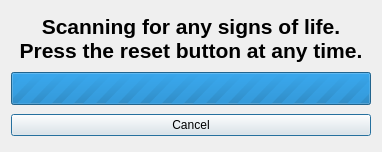
<?xml version="1.0" encoding="UTF-8"?>
<ui version="4.0">
 <class>ArduboyRecovery</class>
 <widget class="QDialog" name="ArduboyRecovery">
  <property name="geometry">
   <rect>
    <x>0</x>
    <y>0</y>
    <width>382</width>
    <height>152</height>
   </rect>
  </property>
  <property name="windowTitle">
   <string>Arduboy Recovery</string>
  </property>
  <layout class="QVBoxLayout" name="verticalLayout">
   <item>
    <widget class="QLabel" name="label">
     <property name="sizePolicy">
      <sizepolicy hsizetype="Preferred" vsizetype="Fixed">
       <horstretch>0</horstretch>
       <verstretch>0</verstretch>
      </sizepolicy>
     </property>
     <property name="font">
      <font>
       <pointsize>16</pointsize>
       <weight>75</weight>
       <bold>true</bold>
      </font>
     </property>
     <property name="text">
      <string>Scanning for any signs of life.
Press the reset button at any time.</string>
     </property>
     <property name="alignment">
      <set>Qt::AlignCenter</set>
     </property>
    </widget>
   </item>
   <item>
    <widget class="QProgressBar" name="progressBar">
     <property name="font">
      <font>
       <pointsize>16</pointsize>
       <weight>75</weight>
       <bold>true</bold>
      </font>
     </property>
     <property name="maximum">
      <number>0</number>
     </property>
     <property name="value">
      <number>-1</number>
     </property>
     <property name="alignment">
      <set>Qt::AlignCenter</set>
     </property>
    </widget>
   </item>
   <item>
    <widget class="QPushButton" name="btnCancel">
     <property name="text">
      <string>Cancel</string>
     </property>
    </widget>
   </item>
  </layout>
 </widget>
 <resources/>
 <connections>
  <connection>
   <sender>btnCancel</sender>
   <signal>clicked()</signal>
   <receiver>ArduboyRecovery</receiver>
   <slot>reject()</slot>
   <hints>
    <hint type="sourcelabel">
     <x>328</x>
     <y>118</y>
    </hint>
    <hint type="destinationlabel">
     <x>381</x>
     <y>113</y>
    </hint>
   </hints>
  </connection>
 </connections>
</ui>
